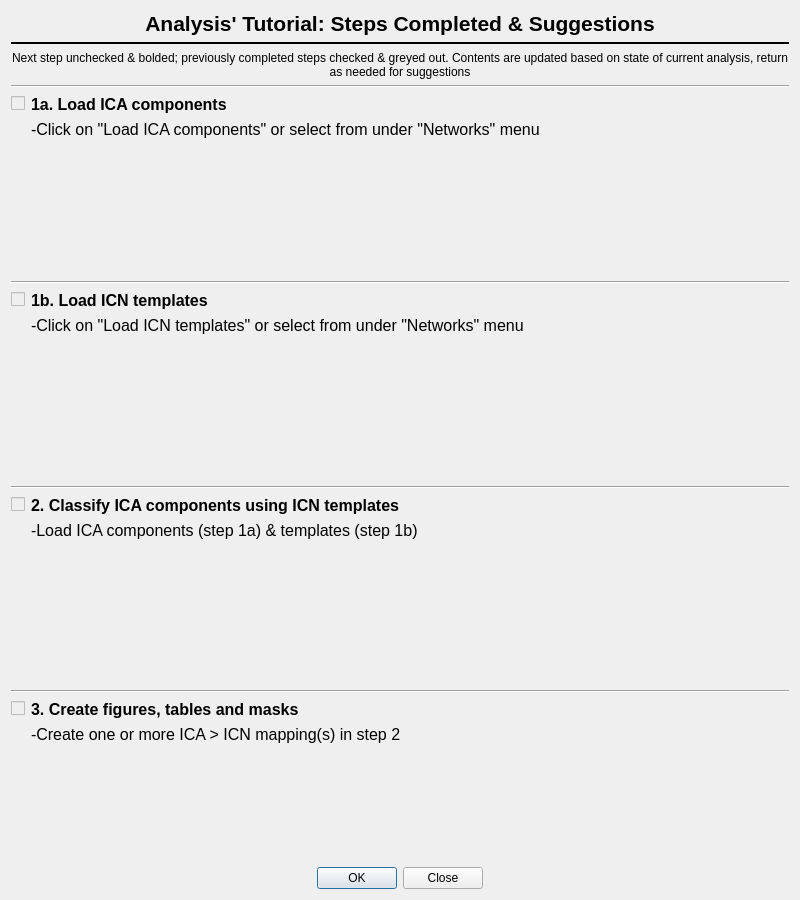
<?xml version="1.0" encoding="UTF-8"?>
<ui version="4.0">
 <class>StepByStepTutorial</class>
 <widget class="QDialog" name="StepByStepTutorial">
  <property name="geometry">
   <rect>
    <x>0</x>
    <y>0</y>
    <width>800</width>
    <height>900</height>
   </rect>
  </property>
  <property name="windowTitle">
   <string>Step-by-Step tutorial &amp; tips</string>
  </property>
  <layout class="QVBoxLayout" name="verticalLayout_7">
   <item>
    <widget class="QLabel" name="title_">
     <property name="font">
      <font>
       <pointsize>16</pointsize>
       <weight>75</weight>
       <bold>true</bold>
      </font>
     </property>
     <property name="text">
      <string>Analysis' Tutorial: Steps Completed &amp; Suggestions</string>
     </property>
     <property name="alignment">
      <set>Qt::AlignCenter</set>
     </property>
    </widget>
   </item>
   <item>
    <widget class="Line" name="line_7">
     <property name="frameShadow">
      <enum>QFrame::Plain</enum>
     </property>
     <property name="lineWidth">
      <number>2</number>
     </property>
     <property name="orientation">
      <enum>Qt::Horizontal</enum>
     </property>
    </widget>
   </item>
   <item>
    <widget class="QLabel" name="label">
     <property name="text">
      <string>Next step unchecked &amp; bolded; previously completed steps checked &amp; greyed out. Contents are updated based on state of current analysis, return as needed for suggestions</string>
     </property>
     <property name="alignment">
      <set>Qt::AlignCenter</set>
     </property>
     <property name="wordWrap">
      <bool>true</bool>
     </property>
    </widget>
   </item>
   <item>
    <layout class="QVBoxLayout" name="verticalLayout">
     <item>
      <layout class="QVBoxLayout" name="verticalLayout_2">
       <item>
        <widget class="Line" name="line_4">
         <property name="orientation">
          <enum>Qt::Horizontal</enum>
         </property>
        </widget>
       </item>
       <item>
        <layout class="QHBoxLayout" name="horizontalLayout">
         <item>
          <widget class="QCheckBox" name="checkBox_ICsLoaded">
           <property name="enabled">
            <bool>false</bool>
           </property>
           <property name="sizePolicy">
            <sizepolicy hsizetype="Fixed" vsizetype="Maximum">
             <horstretch>0</horstretch>
             <verstretch>0</verstretch>
            </sizepolicy>
           </property>
           <property name="text">
            <string/>
           </property>
           <property name="checkable">
            <bool>true</bool>
           </property>
           <property name="checked">
            <bool>false</bool>
           </property>
          </widget>
         </item>
         <item>
          <widget class="QLabel" name="label_ICAstep_title">
           <property name="font">
            <font>
             <pointsize>12</pointsize>
             <weight>75</weight>
             <bold>true</bold>
            </font>
           </property>
           <property name="text">
            <string>1a. Load ICA components</string>
           </property>
          </widget>
         </item>
         <item>
          <spacer name="horizontalSpacer">
           <property name="orientation">
            <enum>Qt::Horizontal</enum>
           </property>
           <property name="sizeHint" stdset="0">
            <size>
             <width>40</width>
             <height>20</height>
            </size>
           </property>
          </spacer>
         </item>
        </layout>
       </item>
       <item>
        <widget class="QLabel" name="label_ICAstep_details">
         <property name="font">
          <font>
           <pointsize>12</pointsize>
          </font>
         </property>
         <property name="text">
          <string>-Click on &quot;Load ICA components&quot; or select from under &quot;Networks&quot; menu</string>
         </property>
         <property name="textFormat">
          <enum>Qt::AutoText</enum>
         </property>
         <property name="alignment">
          <set>Qt::AlignLeading|Qt::AlignLeft|Qt::AlignVCenter</set>
         </property>
         <property name="wordWrap">
          <bool>true</bool>
         </property>
         <property name="margin">
          <number>0</number>
         </property>
         <property name="indent">
          <number>20</number>
         </property>
        </widget>
       </item>
       <item>
        <spacer name="verticalSpacer">
         <property name="orientation">
          <enum>Qt::Vertical</enum>
         </property>
         <property name="sizeHint" stdset="0">
          <size>
           <width>20</width>
           <height>40</height>
          </size>
         </property>
        </spacer>
       </item>
      </layout>
     </item>
     <item>
      <widget class="Line" name="line">
       <property name="orientation">
        <enum>Qt::Horizontal</enum>
       </property>
      </widget>
     </item>
     <item>
      <layout class="QVBoxLayout" name="verticalLayout_3">
       <item>
        <layout class="QHBoxLayout" name="horizontalLayout_2">
         <item>
          <widget class="QCheckBox" name="checkBox_ICNsLoaded">
           <property name="enabled">
            <bool>false</bool>
           </property>
           <property name="text">
            <string/>
           </property>
          </widget>
         </item>
         <item>
          <widget class="QLabel" name="label_ICNstep_title">
           <property name="font">
            <font>
             <pointsize>12</pointsize>
             <weight>75</weight>
             <bold>true</bold>
            </font>
           </property>
           <property name="text">
            <string>1b. Load ICN templates</string>
           </property>
          </widget>
         </item>
         <item>
          <spacer name="horizontalSpacer_2">
           <property name="orientation">
            <enum>Qt::Horizontal</enum>
           </property>
           <property name="sizeHint" stdset="0">
            <size>
             <width>40</width>
             <height>20</height>
            </size>
           </property>
          </spacer>
         </item>
        </layout>
       </item>
       <item>
        <widget class="QLabel" name="label_ICNstep_details">
         <property name="font">
          <font>
           <pointsize>12</pointsize>
          </font>
         </property>
         <property name="text">
          <string>-Click on &quot;Load ICN templates&quot; or select from under &quot;Networks&quot; menu</string>
         </property>
         <property name="alignment">
          <set>Qt::AlignLeading|Qt::AlignLeft|Qt::AlignVCenter</set>
         </property>
         <property name="wordWrap">
          <bool>true</bool>
         </property>
         <property name="indent">
          <number>20</number>
         </property>
        </widget>
       </item>
       <item>
        <spacer name="verticalSpacer_2">
         <property name="orientation">
          <enum>Qt::Vertical</enum>
         </property>
         <property name="sizeHint" stdset="0">
          <size>
           <width>20</width>
           <height>40</height>
          </size>
         </property>
        </spacer>
       </item>
      </layout>
     </item>
     <item>
      <widget class="Line" name="line_2">
       <property name="orientation">
        <enum>Qt::Horizontal</enum>
       </property>
      </widget>
     </item>
     <item>
      <layout class="QVBoxLayout" name="verticalLayout_4">
       <item>
        <layout class="QHBoxLayout" name="horizontalLayout_3">
         <item>
          <widget class="QCheckBox" name="checkBox_ClassificationsPresent">
           <property name="enabled">
            <bool>false</bool>
           </property>
           <property name="text">
            <string/>
           </property>
          </widget>
         </item>
         <item>
          <widget class="QLabel" name="label_Mapstep_title">
           <property name="font">
            <font>
             <pointsize>12</pointsize>
             <weight>75</weight>
             <bold>true</bold>
            </font>
           </property>
           <property name="text">
            <string>2. Classify ICA components using ICN templates</string>
           </property>
          </widget>
         </item>
         <item>
          <spacer name="horizontalSpacer_3">
           <property name="orientation">
            <enum>Qt::Horizontal</enum>
           </property>
           <property name="sizeHint" stdset="0">
            <size>
             <width>40</width>
             <height>20</height>
            </size>
           </property>
          </spacer>
         </item>
        </layout>
       </item>
       <item>
        <widget class="QLabel" name="label_Mapstep_details">
         <property name="font">
          <font>
           <pointsize>12</pointsize>
          </font>
         </property>
         <property name="text">
          <string>&lt;html&gt;&lt;head/&gt;&lt;body&gt;&lt;p&gt;-Load ICA components (step 1a) &amp;amp; templates (step 1b)&lt;/p&gt;&lt;/body&gt;&lt;/html&gt;</string>
         </property>
         <property name="alignment">
          <set>Qt::AlignLeading|Qt::AlignLeft|Qt::AlignVCenter</set>
         </property>
         <property name="wordWrap">
          <bool>true</bool>
         </property>
         <property name="indent">
          <number>20</number>
         </property>
        </widget>
       </item>
       <item>
        <spacer name="verticalSpacer_3">
         <property name="orientation">
          <enum>Qt::Vertical</enum>
         </property>
         <property name="sizeHint" stdset="0">
          <size>
           <width>20</width>
           <height>40</height>
          </size>
         </property>
        </spacer>
       </item>
      </layout>
     </item>
     <item>
      <widget class="Line" name="line_3">
       <property name="orientation">
        <enum>Qt::Horizontal</enum>
       </property>
      </widget>
     </item>
     <item>
      <layout class="QVBoxLayout" name="verticalLayout_6">
       <item>
        <layout class="QHBoxLayout" name="horizontalLayout_4">
         <item>
          <widget class="QCheckBox" name="checkBox_OutputGenerated">
           <property name="enabled">
            <bool>false</bool>
           </property>
           <property name="text">
            <string/>
           </property>
          </widget>
         </item>
         <item>
          <widget class="QLabel" name="label_Output_title">
           <property name="font">
            <font>
             <pointsize>12</pointsize>
             <weight>75</weight>
             <bold>true</bold>
            </font>
           </property>
           <property name="text">
            <string>3. Create figures, tables and masks</string>
           </property>
          </widget>
         </item>
         <item>
          <spacer name="horizontalSpacer_4">
           <property name="orientation">
            <enum>Qt::Horizontal</enum>
           </property>
           <property name="sizeHint" stdset="0">
            <size>
             <width>40</width>
             <height>20</height>
            </size>
           </property>
          </spacer>
         </item>
        </layout>
       </item>
       <item>
        <widget class="QLabel" name="label_Output_details">
         <property name="font">
          <font>
           <pointsize>12</pointsize>
          </font>
         </property>
         <property name="text">
          <string>&lt;html&gt;&lt;head/&gt;&lt;body&gt;&lt;p&gt;-Create one or more ICA &amp;gt; ICN mapping(s) in step 2&lt;/p&gt;&lt;/body&gt;&lt;/html&gt;</string>
         </property>
         <property name="alignment">
          <set>Qt::AlignLeading|Qt::AlignLeft|Qt::AlignVCenter</set>
         </property>
         <property name="wordWrap">
          <bool>true</bool>
         </property>
         <property name="indent">
          <number>20</number>
         </property>
        </widget>
       </item>
       <item>
        <spacer name="verticalSpacer_4">
         <property name="orientation">
          <enum>Qt::Vertical</enum>
         </property>
         <property name="sizeHint" stdset="0">
          <size>
           <width>20</width>
           <height>40</height>
          </size>
         </property>
        </spacer>
       </item>
       <item>
        <widget class="QDialogButtonBox" name="buttonBox">
         <property name="standardButtons">
          <set>QDialogButtonBox::Close|QDialogButtonBox::Ok</set>
         </property>
         <property name="centerButtons">
          <bool>true</bool>
         </property>
        </widget>
       </item>
      </layout>
     </item>
    </layout>
   </item>
  </layout>
 </widget>
 <resources/>
 <connections/>
</ui>
